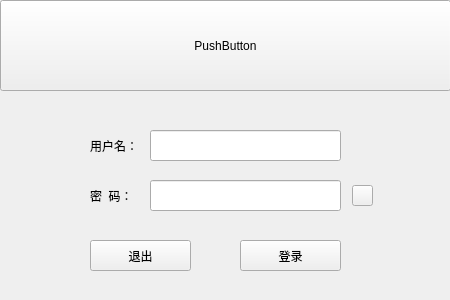
<?xml version="1.0" encoding="UTF-8"?>
<ui version="4.0">
 <class>LoginForm</class>
 <widget class="QWidget" name="LoginForm">
  <property name="geometry">
   <rect>
    <x>0</x>
    <y>0</y>
    <width>450</width>
    <height>300</height>
   </rect>
  </property>
  <property name="windowTitle">
   <string>Form</string>
  </property>
  <widget class="LabelEx" name="label_2">
   <property name="geometry">
    <rect>
     <x>90</x>
     <y>138</y>
     <width>54</width>
     <height>16</height>
    </rect>
   </property>
   <property name="text">
    <string>用户名：</string>
   </property>
  </widget>
  <widget class="LineEditEx" name="lineEdit_userName">
   <property name="geometry">
    <rect>
     <x>150</x>
     <y>130</y>
     <width>191</width>
     <height>31</height>
    </rect>
   </property>
  </widget>
  <widget class="LineEditEx" name="lineEdit_passwd">
   <property name="geometry">
    <rect>
     <x>150</x>
     <y>180</y>
     <width>191</width>
     <height>31</height>
    </rect>
   </property>
   <property name="echoMode">
    <enum>QLineEdit::Password</enum>
   </property>
  </widget>
  <widget class="LabelEx" name="label">
   <property name="geometry">
    <rect>
     <x>90</x>
     <y>188</y>
     <width>54</width>
     <height>16</height>
    </rect>
   </property>
   <property name="text">
    <string>密  码：</string>
   </property>
  </widget>
  <widget class="PushButtonEx" name="pushButton_exit">
   <property name="geometry">
    <rect>
     <x>90</x>
     <y>240</y>
     <width>101</width>
     <height>31</height>
    </rect>
   </property>
   <property name="text">
    <string>退出</string>
   </property>
  </widget>
  <widget class="PushButtonEx" name="pushButton_login">
   <property name="geometry">
    <rect>
     <x>240</x>
     <y>240</y>
     <width>101</width>
     <height>31</height>
    </rect>
   </property>
   <property name="text">
    <string>登录</string>
   </property>
  </widget>
  <widget class="QPushButton" name="pushButtonTitle">
   <property name="geometry">
    <rect>
     <x>0</x>
     <y>0</y>
     <width>451</width>
     <height>91</height>
    </rect>
   </property>
   <property name="text">
    <string>PushButton</string>
   </property>
  </widget>
  <widget class="QToolButton" name="toolButtonEye">
   <property name="geometry">
    <rect>
     <x>352</x>
     <y>185</y>
     <width>21</width>
     <height>21</height>
    </rect>
   </property>
   <property name="text">
    <string/>
   </property>
   <property name="checkable">
    <bool>true</bool>
   </property>
   <property name="checked">
    <bool>false</bool>
   </property>
  </widget>
 </widget>
 <customwidgets>
  <customwidget>
   <class>PushButtonEx</class>
   <extends>QPushButton</extends>
   <header>ctrls/PushButtonEx.h</header>
  </customwidget>
  <customwidget>
   <class>LineEditEx</class>
   <extends>QLineEdit</extends>
   <header>ctrls/LineEditEx.h</header>
  </customwidget>
  <customwidget>
   <class>LabelEx</class>
   <extends>QLabel</extends>
   <header>ctrls/LabelEx.h</header>
  </customwidget>
 </customwidgets>
 <tabstops>
  <tabstop>lineEdit_userName</tabstop>
  <tabstop>lineEdit_passwd</tabstop>
  <tabstop>pushButton_exit</tabstop>
  <tabstop>pushButton_login</tabstop>
  <tabstop>pushButtonTitle</tabstop>
 </tabstops>
 <resources/>
 <connections/>
</ui>
